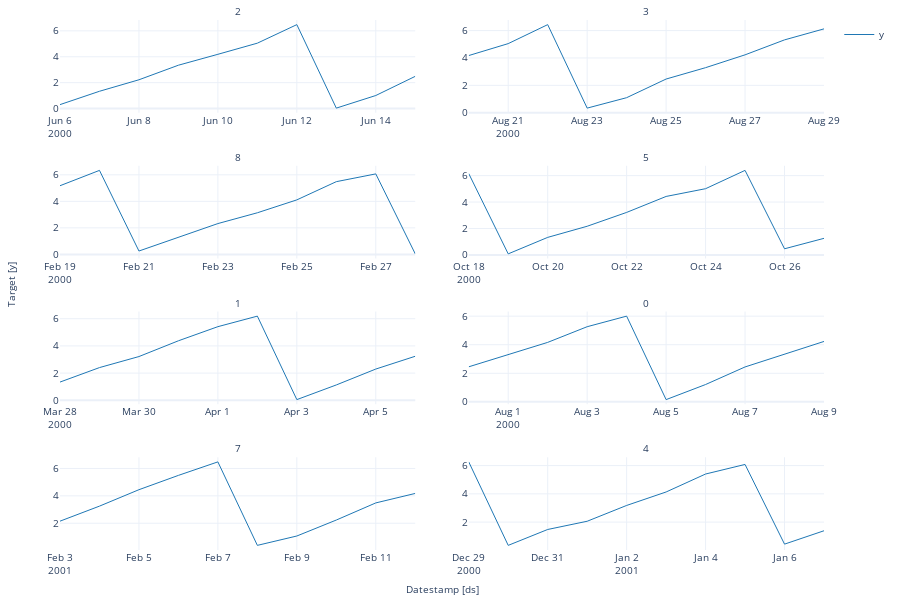

Write notebook code for a chart like this one.
### Code cell
#| hide
StatsForecast.plot(panel_df, max_insample_length=10)

### Figure 1 — Plotly figure (JSON) as saved in the notebook; plotly's stock layout.template omitted (floating-point values rounded to 4 significant figures)
{"data": [{"legendgroup": "y", "line": {"color": "#1f77b4", "width": 1}, "mode": "lines", "name": "y", "showlegend": true, "type": "scatter", "x": ["2000-06-06T00:00:00", "2000-06-07T00:00:00", "2000-06-08T00:00:00", "2000-06-09T00:00:00", "2000-06-10T00:00:00", "2000-06-11T00:00:00", "2000-06-12T00:00:00", "2000-06-13T00:00:00", "2000-06-14T00:00:00", "2000-06-15T00:00:00"], "xaxis": "x", "y": [0.3059, 1.336, 2.224, 3.348, 4.189, 5.05, 6.48, 0.03622, 1.01, 2.49], "yaxis": "y"}, {"legendgroup": "y", "line": {"color": "#1f77b4", "width": 1}, "mode": "lines", "name": "y", "showlegend": false, "type": "scatter", "x": ["2000-08-20T00:00:00", "2000-08-21T00:00:00", "2000-08-22T00:00:00", "2000-08-23T00:00:00", "2000-08-24T00:00:00", "2000-08-25T00:00:00", "2000-08-26T00:00:00", "2000-08-27T00:00:00", "2000-08-28T00:00:00", "2000-08-29T00:00:00"], "xaxis": "x2", "y": [4.175, 5.048, 6.436, 0.3338, 1.096, 2.459, 3.29, 4.228, 5.321, 6.127], "yaxis": "y2"}, {"legendgroup": "y", "line": {"color": "#1f77b4", "width": 1}, "mode": "lines", "name": "y", "showlegend": false, "type": "scatter", "x": ["2000-02-19T00:00:00", "2000-02-20T00:00:00", "2000-02-21T00:00:00", "2000-02-22T00:00:00", "2000-02-23T00:00:00", "2000-02-24T00:00:00", "2000-02-25T00:00:00", "2000-02-26T00:00:00", "2000-02-27T00:00:00", "2000-02-28T00:00:00"], "xaxis": "x3", "y": [5.177, 6.334, 0.2544, 1.26, 2.324, 3.138, 4.11, 5.484, 6.069, 0.0405], "yaxis": "y3"}, {"legendgroup": "y", "line": {"color": "#1f77b4", "width": 1}, "mode": "lines", "name": "y", "showlegend": false, "type": "scatter", "x": ["2000-10-18T00:00:00", "2000-10-19T00:00:00", "2000-10-20T00:00:00", "2000-10-21T00:00:00", "2000-10-22T00:00:00", "2000-10-23T00:00:00", "2000-10-24T00:00:00", "2000-10-25T00:00:00", "2000-10-26T00:00:00", "2000-10-27T00:00:00"], "xaxis": "x4", "y": [6.156, 0.07805, 1.326, 2.169, 3.215, 4.425, 5.011, 6.397, 0.4621, 1.253], "yaxis": "y4"}, {"legendgroup": "y", "line": {"color": "#1f77b4", "width": 1}, "mode": "lines", "name": "y", "showlegend": false, "type": "scatter", "x": ["2000-03-28T00:00:00", "2000-03-29T00:00:00", "2000-03-30T00:00:00", "2000-03-31T00:00:00", "2000-04-01T00:00:00", "2000-04-02T00:00:00", "2000-04-03T00:00:00", "2000-04-04T00:00:00", "2000-04-05T00:00:00", "2000-04-06T00:00:00"], "xaxis": "x5", "y": [1.339, 2.405, 3.216, 4.376, 5.415, 6.19, 0.04827, 1.128, 2.296, 3.238], "yaxis": "y5"}, {"legendgroup": "y", "line": {"color": "#1f77b4", "width": 1}, "mode": "lines", "name": "y", "showlegend": false, "type": "scatter", "x": ["2000-07-31T00:00:00", "2000-08-01T00:00:00", "2000-08-02T00:00:00", "2000-08-03T00:00:00", "2000-08-04T00:00:00", "2000-08-05T00:00:00", "2000-08-06T00:00:00", "2000-08-07T00:00:00", "2000-08-08T00:00:00", "2000-08-09T00:00:00"], "xaxis": "x6", "y": [2.452, 3.323, 4.162, 5.26, 6.0, 0.1559, 1.213, 2.443, 3.34, 4.228], "yaxis": "y6"}, {"legendgroup": "y", "line": {"color": "#1f77b4", "width": 1}, "mode": "lines", "name": "y", "showlegend": false, "type": "scatter", "x": ["2001-02-03T00:00:00", "2001-02-04T00:00:00", "2001-02-05T00:00:00", "2001-02-06T00:00:00", "2001-02-07T00:00:00", "2001-02-08T00:00:00", "2001-02-09T00:00:00", "2001-02-10T00:00:00", "2001-02-11T00:00:00", "2001-02-12T00:00:00"], "xaxis": "x7", "y": [2.151, 3.248, 4.449, 5.494, 6.479, 0.3852, 1.068, 2.234, 3.484, 4.177], "yaxis": "y7"}, {"legendgroup": "y", "line": {"color": "#1f77b4", "width": 1}, "mode": "lines", "name": "y", "showlegend": false, "type": "scatter", "x": ["2000-12-29T00:00:00", "2000-12-30T00:00:00", "2000-12-31T00:00:00", "2001-01-01T00:00:00", "2001-01-02T00:00:00", "2001-01-03T00:00:00", "2001-01-04T00:00:00", "2001-01-05T00:00:00", "2001-01-06T00:00:00", "2001-01-07T00:00:00"], "xaxis": "x8", "y": [6.263, 0.3521, 1.478, 2.059, 3.178, 4.133, 5.404, 6.082, 0.4384, 1.387], "yaxis": "y8"}], "layout": {"annotations": [{"font": {"size": 10}, "showarrow": false, "text": "2", "x": 0.2325, "xanchor": "center", "xref": "paper", "y": 1, "yanchor": "bottom", "yref": "paper"}, {"font": {"size": 10}, "showarrow": false, "text": "3", "x": 0.7675, "xanchor": "center", "xref": "paper", "y": 1, "yanchor": "bottom", "yref": "paper"}, {"font": {"size": 10}, "showarrow": false, "text": "8", "x": 0.2325, "xanchor": "center", "xref": "paper", "y": 0.725, "yanchor": "bottom", "yref": "paper"}, {"font": {"size": 10}, "showarrow": false, "text": "5", "x": 0.7675, "xanchor": "center", "xref": "paper", "y": 0.725, "yanchor": "bottom", "yref": "paper"}, {"font": {"size": 10}, "showarrow": false, "text": "1", "x": 0.2325, "xanchor": "center", "xref": "paper", "y": 0.45, "yanchor": "bottom", "yref": "paper"}, {"font": {"size": 10}, "showarrow": false, "text": "0", "x": 0.7675, "xanchor": "center", "xref": "paper", "y": 0.45, "yanchor": "bottom", "yref": "paper"}, {"font": {"size": 10}, "showarrow": false, "text": "7", "x": 0.2325, "xanchor": "center", "xref": "paper", "y": 0.175, "yanchor": "bottom", "yref": "paper"}, {"font": {"size": 10}, "showarrow": false, "text": "4", "x": 0.7675, "xanchor": "center", "xref": "paper", "y": 0.175, "yanchor": "bottom", "yref": "paper"}, {"font": {"size": 10}, "showarrow": false, "text": "Datestamp [ds]", "x": 0.5, "xanchor": "center", "xref": "paper", "y": 0, "yanchor": "top", "yref": "paper", "yshift": -30}, {"font": {"size": 10}, "showarrow": false, "text": "Target [y]", "textangle": -90, "x": 0, "xanchor": "right", "xref": "paper", "xshift": -40, "y": 0.5, "yanchor": "middle", "yref": "paper"}], "autosize": true, "font": {"size": 10}, "height": 600, "margin": {"b": 50, "l": 60, "r": 10, "t": 20}, "xaxis": {"anchor": "y", "domain": [0, 0.465], "showticklabels": true, "visible": true}, "xaxis2": {"anchor": "y2", "domain": [0.535, 1.0], "showticklabels": true, "visible": true}, "xaxis3": {"anchor": "y3", "domain": [0, 0.465], "showticklabels": true, "visible": true}, "xaxis4": {"anchor": "y4", "domain": [0.535, 1.0], "showticklabels": true, "visible": true}, "xaxis5": {"anchor": "y5", "domain": [0, 0.465], "showticklabels": true, "visible": true}, "xaxis6": {"anchor": "y6", "domain": [0.535, 1.0], "showticklabels": true, "visible": true}, "xaxis7": {"anchor": "y7", "domain": [0, 0.465], "showticklabels": true, "visible": true}, "xaxis8": {"anchor": "y8", "domain": [0.535, 1.0], "showticklabels": true, "visible": true}, "yaxis": {"anchor": "x", "domain": [0.825, 1]}, "yaxis2": {"anchor": "x2", "domain": [0.825, 1]}, "yaxis3": {"anchor": "x3", "domain": [0.55, 0.725]}, "yaxis4": {"anchor": "x4", "domain": [0.55, 0.725]}, "yaxis5": {"anchor": "x5", "domain": [0.275, 0.45]}, "yaxis6": {"anchor": "x6", "domain": [0.275, 0.45]}, "yaxis7": {"anchor": "x7", "domain": [0, 0.175]}, "yaxis8": {"anchor": "x8", "domain": [0, 0.175]}}}
